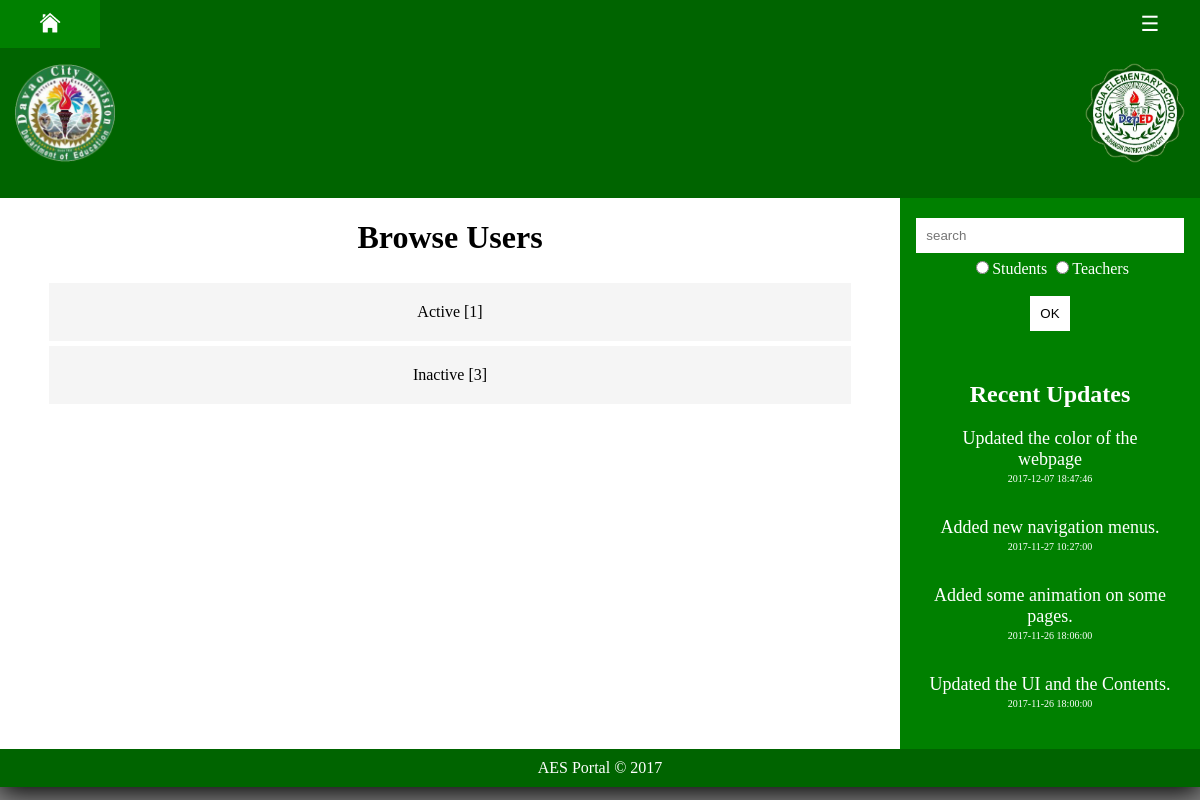
Screenshot of /aes-admin/users.php (signed in) with the database file from the repository.
### tables this page shows
CREATE TABLE `updates` (
  `update_id` int(11) NOT NULL AUTO_INCREMENT,
  `update_description` varchar(256) NOT NULL,
  `update_date` datetime NOT NULL,
  PRIMARY KEY (`update_id`)
);

### aes-admin/users.php (the view, shortened to what this page needs)
<!DOCTYPE html>
<?php
    include ('include/verify-admin.php');
    if($_SESSION['user_type']=='Super Admin'){
        $active_query="SELECT count(status) FROM users WHERE status='Active' && user_type!='Super Admin'";
        $result_active=mysqli_query($con,$active_query);
        $inactive_query="SELECT count(status) FROM users WHERE status='Inactive' && user_type!='Super Admin'";
        $result_inactive=mysqli_query($con,$inactive_query);
    }
?>
<html>
    <head>
        <link rel="stylesheet" href="../css/main.css">
        <link rel="stylesheet" href="../css/loader.css">
        <link rel="stylesheet" href="../css/options.css">
        <link rel="stylesheet" href="../css/tables.css">
    </head>
    <body style="font-family:Verdana;" onload="myFunction()">
            <div style="display:none;" id="myDiv" class="animate-bottom">
                <?php include ('include/nav.php');?>
                <div id="main">
                    <?php include ('include/menu.php');?>
                    <div style="overflow:hidden;">
                        <?php include ('include/header.php');?>
                        <div class="main">
                            <h1 style="text-align:center;">Browse Users</h1>
                            <div id="sortby" style="margin: 20px auto; width:100%; padding:5px;">
                                <div style="overflow:scroll; height:370px;">
                                    <a href="javascript: active()" style="text-decoration:none; color:white;">
                                        <div class="options">
                                            <?php
                                                if(mysqli_num_rows($result_active)>0)
                                                {
                                                    while($row=mysqli_fetch_row($result_active))
                                                    {
                                                        echo "Active [".$row[0]."]";
                                                    }
                                                }
                                            ?>
                                        </div>
                                    </a>
                                    <a href="javascript: inactive()" style="text-decoration:none; color:white;">
                                        <div class="options">
                                            <?php
                                                if(mysqli_num_rows($result_inactive)>0)
                                                {
                                                    while($row=mysqli_fetch_row($result_inactive))
                                                    {
                                                        echo "Inactive [".$row[0]."]";
                                                    }
                                                }
                                            ?>
                                        </div>
                                    </a>
                                </div>
                            </div>
                        </div>
                        <?php include ('include/recent-updates.php');?>
                    </div>
                    <?php include ('include/footer.php');?>
                </div>
    </body>
</html>

### aes-admin/include/recent-updates.php
<?php
    include ('../connect.php');
?>
<html>
    <head>
        <link rel="stylesheet" href="css/main.css">
    </head>
    <body>
        <div class="right">
            <form action="search-result.php" method="POST">
                <input name="search" type="search" placeholder="search" style="position:relative; margin: 5px auto; width:99%; height:35px;padding:10px; border:none;" required>
                <input name="search_type" type="radio" value="students" required>Students
                <input name="search_type" type="radio" value="teachers" required>Teachers<br><br>
                <button name="submit" type="submit" style="position:relative; width:40px; height:35px; background-color:white; margin:auto; border:none;">OK</button>
            </form>
        </div>
        <div class="right">
            <h2>Recent Updates</h2>
            <?php
                $count=0;
                $sql_query="SELECT * FROM updates GROUP BY update_date DESC";
                $result_set=mysqli_query($con,$sql_query);
                if(mysqli_num_rows($result_set)>0)
                {
                    while($row=mysqli_fetch_row($result_set))
                    {
                        $count++;
                        if($count<=8){
                            ?>
                                <div style="position:relative; width:90%; margin:auto; margin-bottom:10px;">
                                    <p style="text-align:center; font-size:18px"><?php echo $row[1];?></p>
                                    <p style="text-align:center; font-size:10px; position:relative; width:100%; bottom:15px;"><?php echo $row[2];?></p>
                                </div>
                            <?php
                        }
                    }
                }
                else
                {
                    ?>
                        No updates yet!
                    <?php
                }
            ?>
        </div>
    </body>
</html>

### css/main.css (style rules this page uses)
body { background-color: gray; margin: auto; }
* { box-sizing: border-box; }
.main { float:left; width:75%; padding: 0px 40px; }
.right { background-color: green; color: white; float:left; width:25%; padding:15px; text-align:center; }
#main { transition: margin-left .5s; }

### css/loader.css (style rules this page uses)
.animate-bottom { position: relative; -webkit-animation-name: animatebottom; -webkit-animation-duration: 1s; animation-name: animatebottom; animation-duration: 1s }
#myDiv { display: none; text-align: center; background-color: white; box-shadow: 0px 5px 25px black; }

### css/options.css (style rules this page uses)
.options { position: relative; margin: auto; width: 99%; margin-bottom: 5px; padding: 20px 0px; background-color: whitesmoke; }
a .options { color: black; }

### rows the page displays
updates: update_description "Updated the color of the webpage", update_date "2017-12-07 18:47:46"
updates: update_description "Added new navigation menus.", update_date "2017-11-27 10:27:00"
updates: update_description "Added some animation on some pages.", update_date "2017-11-26 18:06:00"
updates: update_description "Updated the UI and the Contents.", update_date "2017-11-26 18:00:00"

### other values shown
$row[0] "1"
$row[0] "3"
